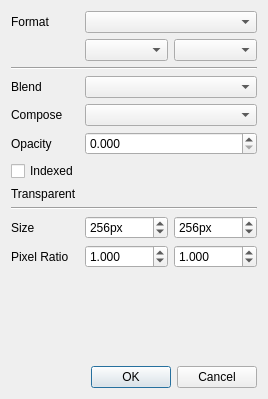
<?xml version="1.0" encoding="UTF-8"?>
<ui version="4.0">
 <class>GfxPaint::NewBufferDialog</class>
 <widget class="QDialog" name="GfxPaint::NewBufferDialog">
  <property name="geometry">
   <rect>
    <x>0</x>
    <y>0</y>
    <width>268</width>
    <height>399</height>
   </rect>
  </property>
  <property name="sizePolicy">
   <sizepolicy hsizetype="Preferred" vsizetype="Fixed">
    <horstretch>0</horstretch>
    <verstretch>0</verstretch>
   </sizepolicy>
  </property>
  <property name="windowTitle">
   <string>New Buffer</string>
  </property>
  <layout class="QGridLayout" name="gridLayout" rowstretch="0,0,0,0,0,0,0,0,0,0,0,0,0,0" columnstretch="0,0,0">
   <item row="10" column="0">
    <widget class="QLabel" name="imageSizeLabel">
     <property name="sizePolicy">
      <sizepolicy hsizetype="Fixed" vsizetype="Preferred">
       <horstretch>0</horstretch>
       <verstretch>0</verstretch>
      </sizepolicy>
     </property>
     <property name="text">
      <string>Size</string>
     </property>
     <property name="buddy">
      <cstring>imageWidthSpinBox</cstring>
     </property>
    </widget>
   </item>
   <item row="10" column="1">
    <widget class="QSpinBox" name="imageWidthSpinBox">
     <property name="toolTip">
      <string>Image Width</string>
     </property>
     <property name="suffix">
      <string>px</string>
     </property>
     <property name="minimum">
      <number>16</number>
     </property>
     <property name="maximum">
      <number>4096</number>
     </property>
     <property name="value">
      <number>256</number>
     </property>
    </widget>
   </item>
   <item row="4" column="0">
    <widget class="QLabel" name="blendModeLabel">
     <property name="sizePolicy">
      <sizepolicy hsizetype="Fixed" vsizetype="Preferred">
       <horstretch>0</horstretch>
       <verstretch>0</verstretch>
      </sizepolicy>
     </property>
     <property name="text">
      <string>Blend</string>
     </property>
     <property name="buddy">
      <cstring>blendModeComboBox</cstring>
     </property>
    </widget>
   </item>
   <item row="3" column="0" colspan="3">
    <widget class="Line" name="line_2">
     <property name="orientation">
      <enum>Qt::Horizontal</enum>
     </property>
    </widget>
   </item>
   <item row="10" column="2">
    <widget class="QSpinBox" name="imageHeightSpinBox">
     <property name="toolTip">
      <string>Image Height</string>
     </property>
     <property name="suffix">
      <string>px</string>
     </property>
     <property name="minimum">
      <number>16</number>
     </property>
     <property name="maximum">
      <number>4096</number>
     </property>
     <property name="value">
      <number>256</number>
     </property>
    </widget>
   </item>
   <item row="11" column="0">
    <widget class="QLabel" name="pixelRatioLabel">
     <property name="sizePolicy">
      <sizepolicy hsizetype="Fixed" vsizetype="Preferred">
       <horstretch>0</horstretch>
       <verstretch>0</verstretch>
      </sizepolicy>
     </property>
     <property name="text">
      <string>Pixel Ratio</string>
     </property>
     <property name="buddy">
      <cstring>pixelWidthSpinBox</cstring>
     </property>
    </widget>
   </item>
   <item row="1" column="0">
    <widget class="QLabel" name="formatLabel">
     <property name="sizePolicy">
      <sizepolicy hsizetype="Fixed" vsizetype="Preferred">
       <horstretch>0</horstretch>
       <verstretch>0</verstretch>
      </sizepolicy>
     </property>
     <property name="text">
      <string>Format</string>
     </property>
     <property name="buddy">
      <cstring>componentTypeComboBox</cstring>
     </property>
    </widget>
   </item>
   <item row="4" column="1" colspan="2">
    <widget class="QComboBox" name="blendModeComboBox"/>
   </item>
   <item row="5" column="0">
    <widget class="QLabel" name="composeModeLabel">
     <property name="sizePolicy">
      <sizepolicy hsizetype="Fixed" vsizetype="Preferred">
       <horstretch>0</horstretch>
       <verstretch>0</verstretch>
      </sizepolicy>
     </property>
     <property name="text">
      <string>Compose</string>
     </property>
     <property name="buddy">
      <cstring>composeModeComboBox</cstring>
     </property>
    </widget>
   </item>
   <item row="6" column="0">
    <widget class="QLabel" name="opacityLabel">
     <property name="sizePolicy">
      <sizepolicy hsizetype="Fixed" vsizetype="Preferred">
       <horstretch>0</horstretch>
       <verstretch>0</verstretch>
      </sizepolicy>
     </property>
     <property name="text">
      <string>Opacity</string>
     </property>
    </widget>
   </item>
   <item row="7" column="0">
    <widget class="QCheckBox" name="indexedCheckBox">
     <property name="text">
      <string>Indexed</string>
     </property>
    </widget>
   </item>
   <item row="12" column="0" colspan="3">
    <spacer name="verticalSpacer">
     <property name="orientation">
      <enum>Qt::Vertical</enum>
     </property>
     <property name="sizeHint" stdset="0">
      <size>
       <width>20</width>
       <height>40</height>
      </size>
     </property>
    </spacer>
   </item>
   <item row="2" column="1">
    <widget class="QComboBox" name="componentSizeComboBox"/>
   </item>
   <item row="11" column="1">
    <widget class="QDoubleSpinBox" name="pixelWidthSpinBox">
     <property name="toolTip">
      <string>Pixel Width</string>
     </property>
     <property name="decimals">
      <number>3</number>
     </property>
     <property name="minimum">
      <double>0.125000000000000</double>
     </property>
     <property name="maximum">
      <double>8.000000000000000</double>
     </property>
     <property name="singleStep">
      <double>0.125000000000000</double>
     </property>
     <property name="value">
      <double>1.000000000000000</double>
     </property>
    </widget>
   </item>
   <item row="11" column="2">
    <widget class="QDoubleSpinBox" name="pixelHeightSpinBox">
     <property name="toolTip">
      <string>Pixel Height</string>
     </property>
     <property name="decimals">
      <number>3</number>
     </property>
     <property name="minimum">
      <double>0.125000000000000</double>
     </property>
     <property name="maximum">
      <double>8.000000000000000</double>
     </property>
     <property name="singleStep">
      <double>0.125000000000000</double>
     </property>
     <property name="value">
      <double>1.000000000000000</double>
     </property>
    </widget>
   </item>
   <item row="6" column="1" colspan="2">
    <widget class="QDoubleSpinBox" name="opacitySpinBox">
     <property name="decimals">
      <number>3</number>
     </property>
     <property name="maximum">
      <double>1.000000000000000</double>
     </property>
     <property name="singleStep">
      <double>0.125000000000000</double>
     </property>
    </widget>
   </item>
   <item row="5" column="1" colspan="2">
    <widget class="QComboBox" name="composeModeComboBox"/>
   </item>
   <item row="9" column="0" colspan="3">
    <widget class="Line" name="line">
     <property name="orientation">
      <enum>Qt::Horizontal</enum>
     </property>
    </widget>
   </item>
   <item row="13" column="0" colspan="3">
    <widget class="QDialogButtonBox" name="buttonBox">
     <property name="orientation">
      <enum>Qt::Horizontal</enum>
     </property>
     <property name="standardButtons">
      <set>QDialogButtonBox::Cancel|QDialogButtonBox::Ok</set>
     </property>
    </widget>
   </item>
   <item row="2" column="2">
    <widget class="QComboBox" name="componentCountComboBox"/>
   </item>
   <item row="1" column="1" colspan="2">
    <widget class="QComboBox" name="componentTypeComboBox"/>
   </item>
   <item row="8" column="0">
    <widget class="QLabel" name="transparentLabel">
     <property name="sizePolicy">
      <sizepolicy hsizetype="Fixed" vsizetype="Preferred">
       <horstretch>0</horstretch>
       <verstretch>0</verstretch>
      </sizepolicy>
     </property>
     <property name="text">
      <string>Transparent</string>
     </property>
    </widget>
   </item>
  </layout>
 </widget>
 <tabstops>
  <tabstop>componentTypeComboBox</tabstop>
  <tabstop>componentSizeComboBox</tabstop>
  <tabstop>componentCountComboBox</tabstop>
  <tabstop>blendModeComboBox</tabstop>
  <tabstop>composeModeComboBox</tabstop>
  <tabstop>opacitySpinBox</tabstop>
  <tabstop>indexedCheckBox</tabstop>
  <tabstop>imageWidthSpinBox</tabstop>
  <tabstop>imageHeightSpinBox</tabstop>
  <tabstop>pixelWidthSpinBox</tabstop>
  <tabstop>pixelHeightSpinBox</tabstop>
 </tabstops>
 <resources/>
 <connections>
  <connection>
   <sender>buttonBox</sender>
   <signal>accepted()</signal>
   <receiver>GfxPaint::NewBufferDialog</receiver>
   <slot>accept()</slot>
   <hints>
    <hint type="sourcelabel">
     <x>248</x>
     <y>254</y>
    </hint>
    <hint type="destinationlabel">
     <x>157</x>
     <y>274</y>
    </hint>
   </hints>
  </connection>
  <connection>
   <sender>buttonBox</sender>
   <signal>rejected()</signal>
   <receiver>GfxPaint::NewBufferDialog</receiver>
   <slot>reject()</slot>
   <hints>
    <hint type="sourcelabel">
     <x>316</x>
     <y>260</y>
    </hint>
    <hint type="destinationlabel">
     <x>286</x>
     <y>274</y>
    </hint>
   </hints>
  </connection>
 </connections>
</ui>
